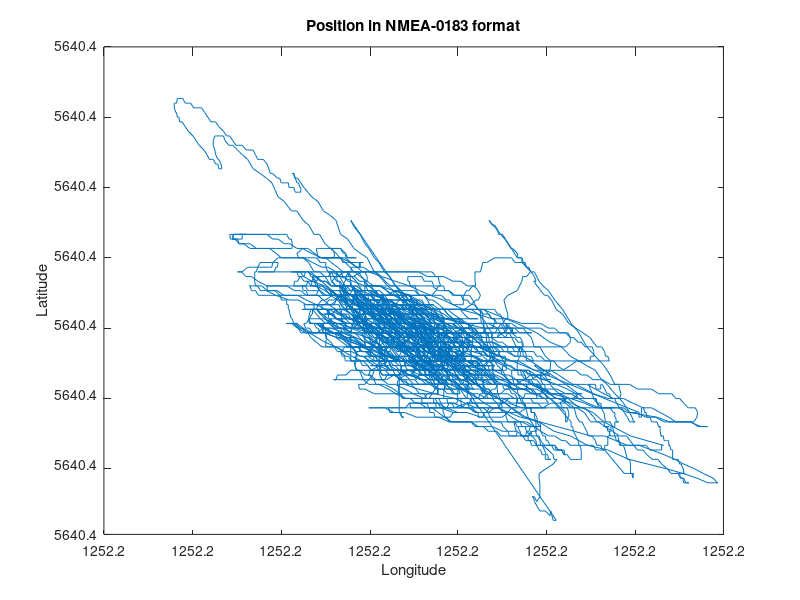
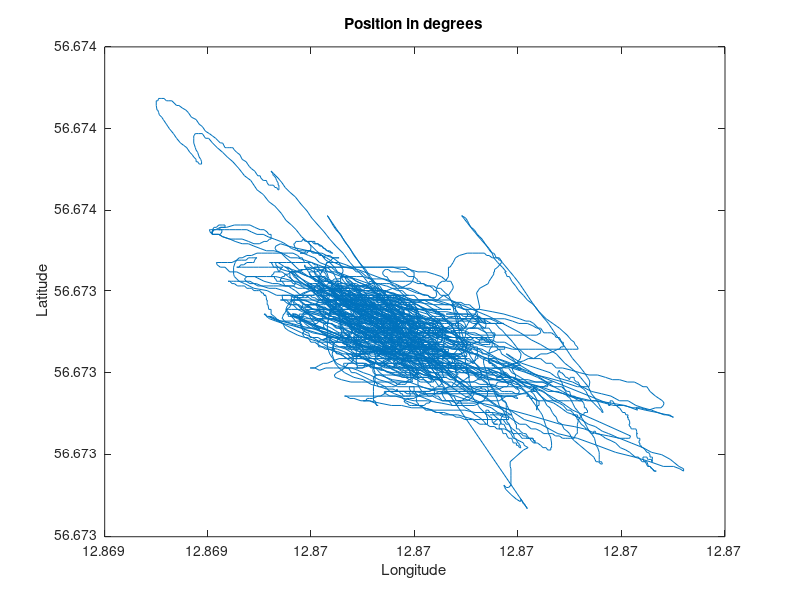
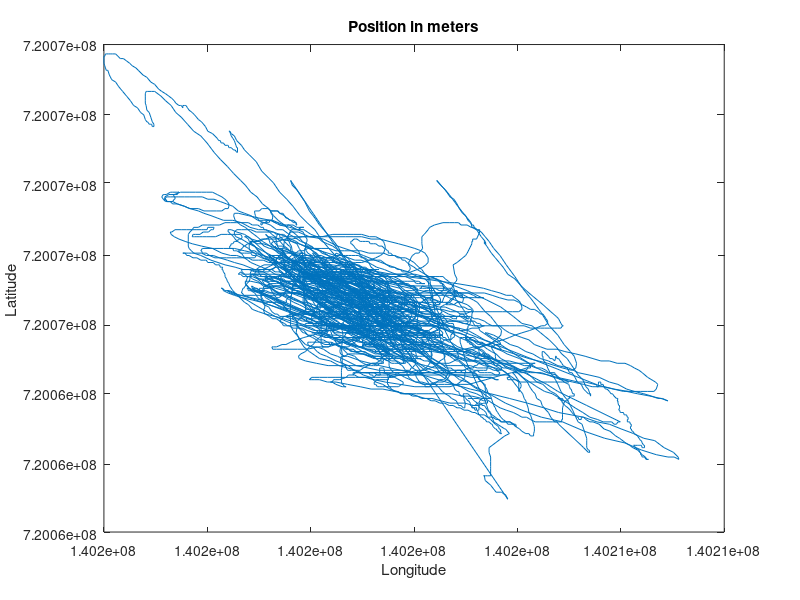
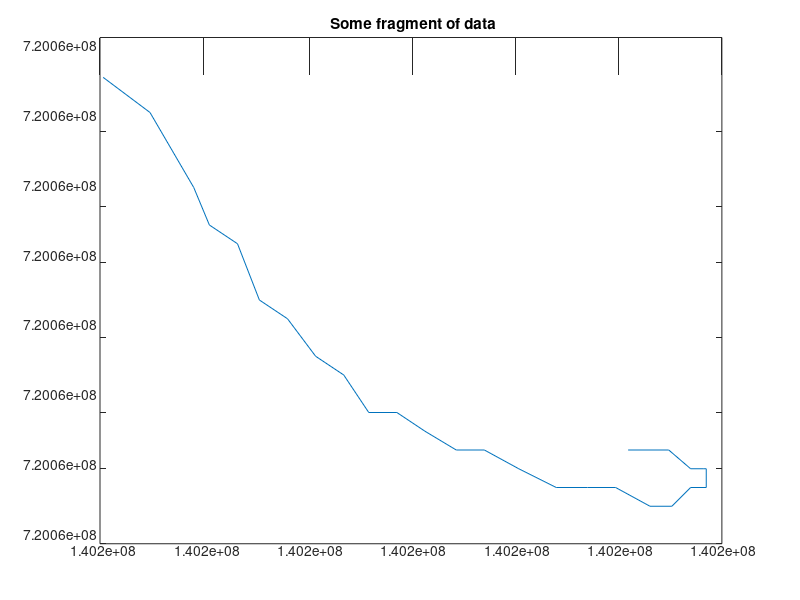

MATLAB code for these plots, in order: (Note: this script raises an error after producing the figures.)
% Stationary GPS receiver 
close all; clear all; 

DATA = load('gps_ex1_window2012.txt');
Longitude = DATA(:,4); % read all rows in column 4
Latitude  = DATA(:,3); % read all rows in column 3
figure, plot(Longitude,Latitude);
title('Position in NMEA-0183 format');
xlabel('Longitude');
ylabel('Latitude');

% 3.1 Write a function that transform your longitude and latitude angles 
% from NMEA-0183 into meters
% 1. longitude and latitude angles from NMEA-0183 into degrees  

LongDeg = floor(Longitude/100) + (Longitude - floor(Longitude/100)*100)/60;
LatDeg = floor(Latitude/100) + (Latitude - floor(Latitude/100)*100)/60;

figure, plot(LongDeg,LatDeg);
title('Position in degrees');
xlabel('Longitude');
ylabel('Latitude');

% 2. longitude and latitude angles from NMEA-0183 into degrees

a = 6378137;
b = 6356752.3142;
p_lat = 56;
h = 0;
F_lon = 2*(a^2/sqrt(a^2*cos(p_lat)^2+b^2*sin(p_lat)^2)+h)*cos(p_lat); % from the table
F_lat = 2*(a^2*b^2/(sqrt(a^2*cos(p_lat)^2+b^2*sin(p_lat)^2))^3+h); % from the table

X = F_lon * LongDeg;
Y = F_lat * LatDeg;

figure, plot(X,Y);
title('Position in meters');
xlabel('Longitude');
ylabel('Latitude');

% 3.2 Estimate the mean and variance of the position (in x and y)
% Matlab fuctions mean() and var()

X_Mean = mean(X);
Y_Mean = mean(Y);

X_Var = var(X);
Y_Var = var(Y);

figure,plot(X(1:30),Y(1:30));
title('Some fragment of data');
figure,hist(Y,100);
title('Y Histogram');

% Max Error

X_MaxError = max(X) - X_Mean;
Y_MaxError = max(Y) - Y_Mean;

%Error
Ex = X - X_Mean;
Ey = Y - Y_Mean;

subplot(2,1,1); histfit(Ex,100), subplot(2,1,2); histfit(Ey,100);

figure,plot_uncertainty([0 0]', cov([Ex,Ey]),1,2);

% 
% % 3.3 Plot, with respect to time, the errors and the auto-correlation 
% % in x and y separately.
% 
R = randn(1,length(X));
cn = xcorr(R - mean(R),'coeff');
cx = xcorr(X - mean(X), 'coeff');
cy = xcorr(Y - mean(Y), 'coeff');
figure,subplot(2,1,1); plot(Ex), subplot(2,1,2); plot(Ey);
figure,subplot(2,1,1); hold on;plot(cx),plot(cn,'r'), subplot(2,1,2);hold on; plot(cy);plot(cn,'g');
% % Make a new script for section 4 and onward using this script as template
